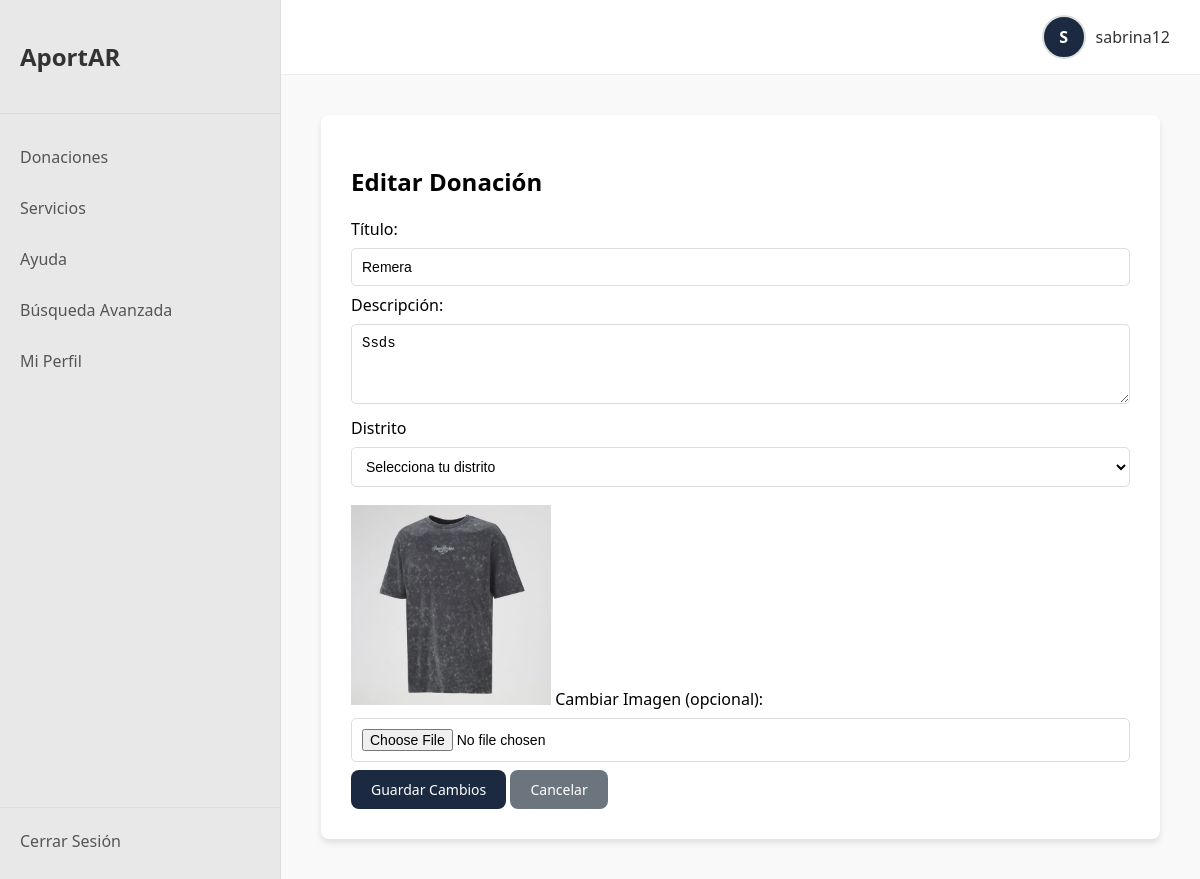
Page /donaciones/editar/1 (signed in) on the committed database.
### models/user.py (models this page shows, shortened)
class Donacion(db.Model):
    __tablename__ = 'donaciones'
    id = db.Column(db.Integer, primary_key=True)
    titulo = db.Column(db.String(200), nullable=False)
    descripcion = db.Column(db.Text, nullable=False)
    ubicacion = db.Column(db.String(200), nullable=False)
    imagen = db.Column(db.String(200), nullable=True)
    fecha_creacion = db.Column(db.DateTime, default=datetime.utcnow)
    user_id = db.Column(db.Integer, db.ForeignKey('users.id'), nullable=False)

### app.py (the view, shortened to what this page needs)
@app.route("/donaciones/editar/<int:id>", methods=["GET", "POST"])
def editar_donacion(id):
    if 'user_id' not in session:
        return redirect(url_for('login'))
    donacion = Donacion.query.get_or_404(id)
    if donacion.user_id != session['user_id']:
        flash("No tienes permiso para editar esta donación.", "danger")
        return redirect(url_for('ver_donaciones'))
    return render_template('editar_donacion.html', donacion=donacion)

### templates/editar_donacion.html (shortened to what this page needs)
{% extends "base.html" %}
{% block content %}
<div class="form-container">
    <h2>Editar Donación</h2>
    <form action="{{ url_for('editar_donacion', id=donacion.id) }}" method="POST" enctype="multipart/form-data">
        <label for="titulo">Título:</label>
        <input type="text" id="titulo" name="titulo" value="{{ donacion.titulo }}" required>
        <label for="descripcion">Descripción:</label>
        <textarea id="descripcion" name="descripcion" required>{{ donacion.descripcion }}</textarea>
        <label for="ubicacion" class="form-label">Distrito</label>
        <select class="form-select" id="ubicacion" name="ubicacion" required>
            <option value="" disabled selected>Selecciona tu distrito</option>
        </select>
        {% if donacion.imagen %}
            <img src="{{ url_for('static', filename='uploads/' + donacion.imagen) }}" alt="Imagen actual" style="max-width:200px; margin-top: 10px;">
        {% endif %}
        <label for="imagen">Cambiar Imagen (opcional):</label>
        <input type="file" id="imagen" name="imagen" accept="image/*">
        <button type="submit" class="btn-primary">Guardar Cambios</button>
        <a href="{{ url_for('ver_donaciones') }}" class="btn-secondary">Cancelar</a>
    </form>
</div>
{% endblock %}

### static/style.css (style rules this page uses)
body { margin: 0; font-family: "Segoe UI", Tahoma, Geneva, Verdana, sans-serif; background-color: #f8f9fa; }
input, textarea, select { width: 100%; padding: 10px; margin: 8px 0; border: 1px solid #ddd; border-radius: 5px; font-size: 14px; background-color: #fff; box-sizing: border-box; }
textarea { resize: vertical; min-height: 80px; }
.btn, .btn-primary, .btn-secondary, .btn-edit, .btn-delete, .btn-add { all: unset; padding: 10px 20px; border: none; border-radius: 8px; cursor: pointer; font-size: 14px; text-align: center; text-decoration: none; display: inline-block; transition: background-color 0.2s; color: white; font-weight: 400; }
.btn-primary { background-color: #1b2a41; }
.btn-secondary { background-color: #6c757d; }
.form-container, .content-list-container { background: #fff; padding: 30px; border-radius: 8px; box-shadow: 0 4px 6px rgba(0, 0, 0, 0.1); }

### rows in the picture
Donacion: titulo "Remera", descripcion "Ssds", imagen (picture)

### other values in the picture
{{ session.username[0].upper() if session.username else 'U' }} "S"
{{ session.username if session.username else 'Usuario' }} "sabrina12"
